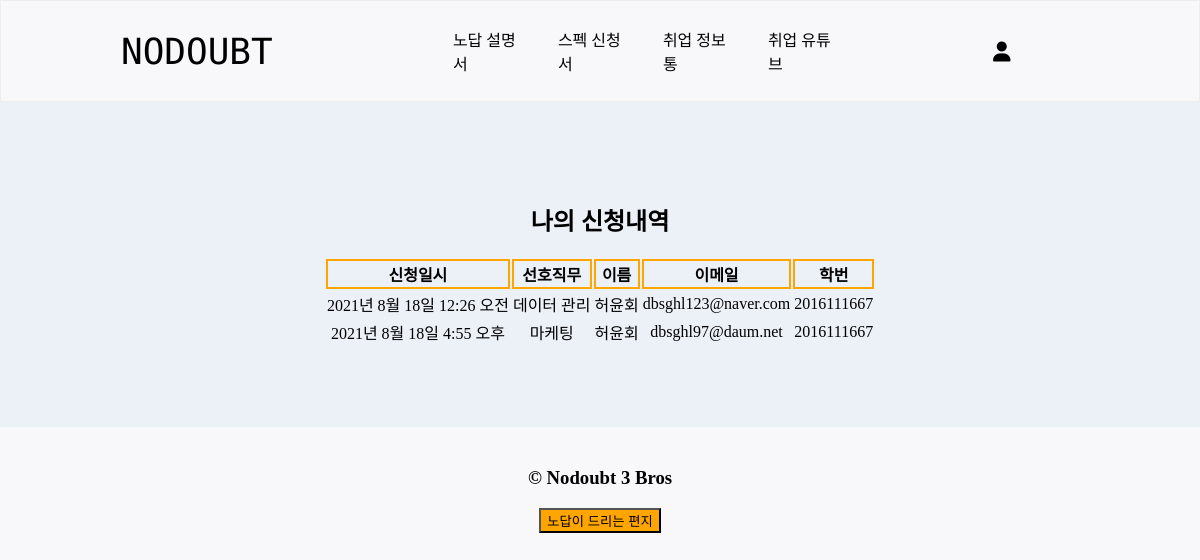
/users/mypage/ (signed in), run on the app's committed database.
### main/models.py (models this page shows, shortened)
class Request(models.Model):
    EMPLOY_TYPE_CHOICES = {
        ('정규', '정규'),
        ('인턴', '인턴'),
        ('IPP', 'IPP')
    }
    id = models.AutoField(primary_key=True)
    employ_type = models.CharField(max_length=20, choices=EMPLOY_TYPE_CHOICES)
    job_type = models.CharField(max_length=30)
    writer = models.ForeignKey(User, on_delete=models.CASCADE)
    name = models.CharField(max_length=20)
    school_number = models.CharField(max_length=30)
    email = models.CharField(max_length=100)
    pub_date = models.DateTimeField()

### users/views.py (the view)
# urls.py: path('mypage/', views.mypage, name="mypage"),
def mypage(request):
    user = request.user
    requests = Request.objects.filter(writer=user)
    return render(request, 'users/mypage.html',{'requests':requests})

### users/templates/users/mypage.html
{% extends 'base.html' %}
{% load static %}
{% block content %}
<div class="mypage">
    <h2 id="mypage_first_title">나의 신청내역</h2>
    <table class="mypage_first">
        <thead class="mypage_first_head">
            <tr>
                <th scope="col" id="board" class="mypage_first_head_th mypage_pubdate">신청일시</th>
                <th scope="col" id="board" class="mypage_first_head_th mypage_job_type">선호직무</th>
                <th scope="col" id="board" class="mypage_first_head_th mypage_name">이름</th>
                <th scope="col" id="board" class="mypage_first_head_th mypage_email">이메일</th>
                <th scope="col" id="board" class="mypage_first_head_th mypage_school_number">학번</th>
            </tr>
        </thead>
        <tbody class="mypage_first_body">
            {% for request in requests %}
            <tr>
                <td class="mypage_first_body_td mypage_pubdate">{{request.pub_date}}</td>
                <td class="mypage_first_body_td mypage_job_type">{{request.job_type}}</td>
                <td class="mypage_first_body_td mypage_name">{{request.name}}</td>
                <td class="mypage_first_body_td mypage_email">{{request.email}}</td>
                <td class="mypage_first_body_td mypage_school_number">{{request.school_number}}</td>
            </tr>
            {% endfor %}
        </tbody>
    </table>
</div>
{% endblock%}

### nodoubt/static/css/version1.css (style rules this page uses)
html { background-color: rgb(248,248,250); }
body { margin: 0; }
.mypage { background-color: rgba(130, 168, 212, 0.1); padding: 80px; }
#mypage_first_title { text-align: center; }
.mypage_first { text-align: center; margin: auto; }
.mypage_first_head_th { border: 2px solid orange; }

### nodoubt/static/css/version2.css (style rules this page uses)
html { background-color: rgb(248,248,250); }
body { margin: 0; }
.mypage { background-color: rgba(130, 168, 212, 0.1); padding: 80px; }
#mypage_first_title { text-align: center; }
.mypage_first { text-align: center; margin: auto; }
.mypage_first_head_th { border: 2px solid orange; }

### nodoubt/static/css/version3.css (style rules this page uses)
html { background-color: rgb(248,248,250); }
body { margin: 0; }
.mypage { background-color: rgba(130, 168, 212, 0.1); padding: 80px; }
#mypage_first_title { text-align: center; }
.mypage_first { text-align: center; margin: auto; }
.mypage_first_head_th { border: 2px solid orange; }

### nodoubt/static/css/version4.css (style rules this page uses)
html { background-color: rgb(248,248,250); margin: auto; }
body { margin: 0; }
.mypage { background-color: rgba(130, 168, 212, 0.1); padding: 24px; }
#mypage_first_title { text-align: center; }
.mypage_first { text-align: center; margin: auto; }
.mypage_first_head_th { border: 2px solid orange; }

### nodoubt/static/css/version5.css (style rules this page uses)
html { background-color: rgb(248,248,250); margin: auto; }
body { margin: 0; }
.mypage { background-color: rgba(130, 168, 212, 0.1); padding: 24px; }
#mypage_first_title { text-align: center; }
.mypage_first { text-align: center; margin: auto; }
.mypage_first_head_th { border: 2px solid orange; }
.mypage_job_type { width: 72px; }
.mypage_name { width: 40px; }
.mypage_school_number { display: none; }

### nodoubt/static/css/version6.css (style rules this page uses)
html { background-color: rgb(248,248,250); margin: auto; }
body { margin: 0; }
.mypage { background-color: rgba(130, 168, 212, 0.1); padding: 24px; }
#mypage_first_title { text-align: center; }
.mypage_first { text-align: center; margin: auto; }
.mypage_first_head_th { border: 2px solid orange; }
.mypage_job_type { width: 72px; }
.mypage_name { display: none; }
.mypage_school_number { display: none; }

### nodoubt/static/css/version7.css (style rules this page uses)
html { background-color: rgb(248,248,250); margin: auto; }
body { margin: 0; }
.mypage { background-color: rgba(130, 168, 212, 0.1); padding: 12px; }
#mypage_first_title { text-align: center; }
.mypage_first { text-align: center; margin: auto; }
.mypage_first_head_th { border: 2px solid orange; }
.mypage_job_type { width: 72px; }
.mypage_name { display: none; }
.mypage_school_number { display: none; }

### data on the page
Request: pub_date "2021년 8월 18일 12:26 오전", job_type "데이터 관리", name "허윤회", email "dbsghl123@naver.com", school_number "2016111667"
Request: pub_date "2021년 8월 18일 4:55 오후", job_type "마케팅", name "허윤회", email "dbsghl97@daum.net", school_number "2016111667"
